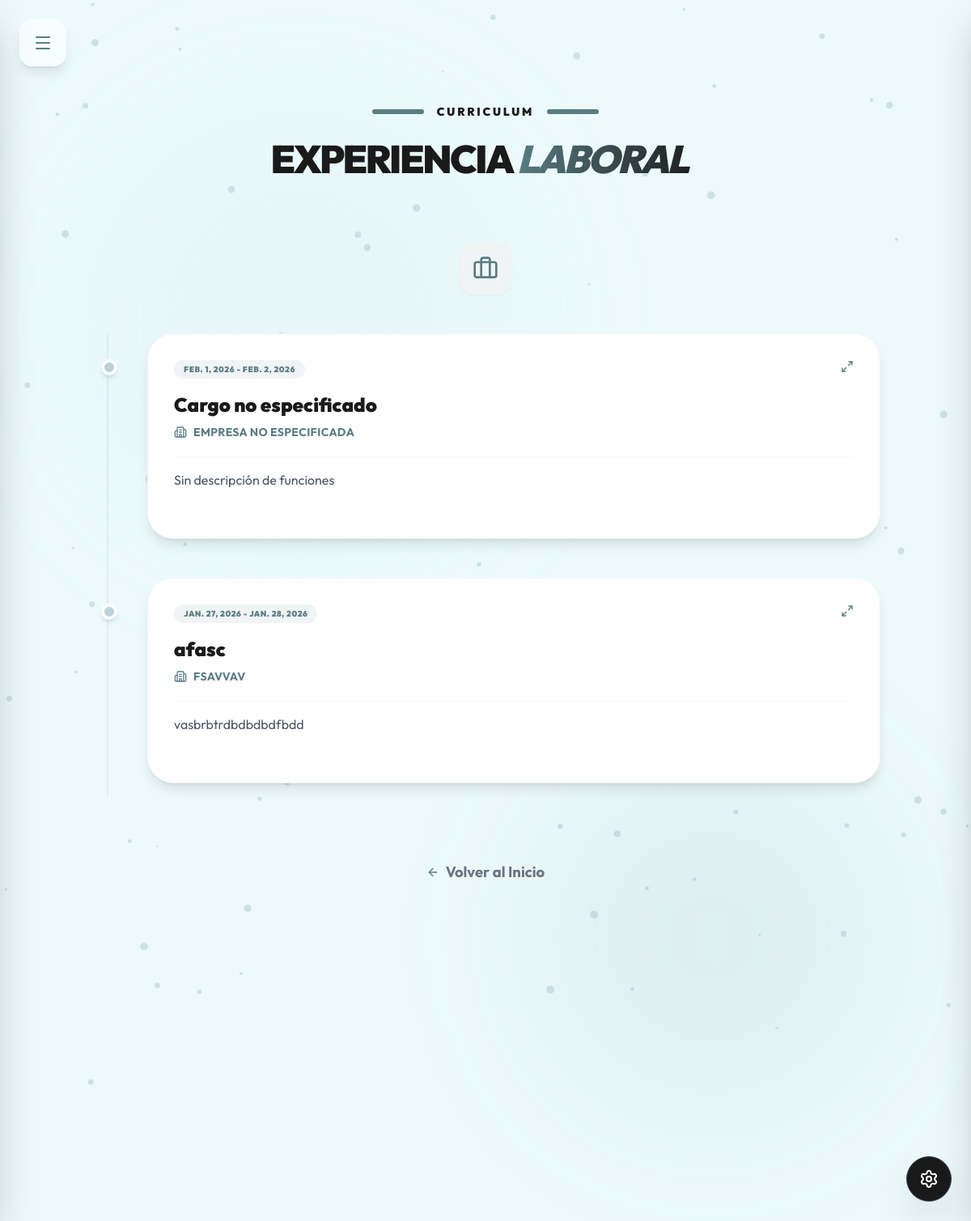
The page /experiencia/ on the database its author committed.
### curriculum/models.py (models this page shows, shortened)
class ExperienciaLaboral(models.Model):
    cargo = models.CharField(max_length=150, default="Cargo no especificado")
    empresa = models.CharField(max_length=150, default="Empresa no especificada")
    fecha_inicio = models.DateField(default=timezone.now)
    fecha_fin = models.DateField(null=True, blank=True, help_text="Dejar en blanco si es el trabajo actual")
    descripcion = models.TextField(default="Sin descripción de funciones")
    ubicacion = models.CharField(max_length=100, default="Ubicación no especificada")
    email_empresa = models.EmailField(max_length=100, null=True, blank=True, verbose_name="Email Empresa")
    sitio_web_empresa = models.URLField(max_length=100, null=True, blank=True, verbose_name="Sitio Web")
    nombre_contacto = models.CharField(max_length=100, null=True, blank=True, verbose_name="Nombre Contacto")
    telefono_contacto = models.CharField(max_length=60, null=True, blank=True, verbose_name="Teléfono Contacto")
    visible = models.BooleanField(default=True, verbose_name="Mostrar en CV")
    certificado = models.FileField(
        upload_to='experiencia/certificados/',
        null=True,
        blank=True,
        validators=[FileExtensionValidator(allowed_extensions=['pdf'])],
        verbose_name="Certificado Laboral (PDF)"
    )
    class Meta:
        verbose_name_plural = "Experiencias Laborales"
        ordering = ['-fecha_inicio']

### curriculum/views.py (the view)
# urls.py: path('experiencia/', views.experiencia, name='experiencia'),
def experiencia(request):
    return render(request, 'curriculum/experiencia.html', {'perfil': DatosPersonales.objects.first(), 'experiencias': ExperienciaLaboral.objects.all()})

### curriculum/templates/curriculum/experiencia.html (shortened to what this page needs)
{% extends 'curriculum/base.html' %}
{% load static %}
{% block content %}
<div class="min-h-screen py-20 relative z-10">
    <div class="fixed top-0 left-0 w-full h-full overflow-hidden -z-10 pointer-events-none">
        <div class="absolute top-[10%] left-[10%] w-[500px] h-[500px] bg-[#BBD2D6]/10 blur-[100px] rounded-full"></div>
        <div class="absolute bottom-[10%] right-[10%] w-[400px] h-[400px] bg-[#5A7D84]/10 blur-[100px] rounded-full"></div>
    </div>
    <div class="max-w-5xl mx-auto px-6">
        <div class="text-center mb-20 fade-in">
            <div class="flex items-center justify-center gap-4 mb-6">
                <div class="h-1.5 w-16 bg-[#BBD2D6] rounded-full"></div>
                <span class="text-gray-400 font-black tracking-[0.2em] text-sm uppercase">Curriculum</span>
                <div class="h-1.5 w-16 bg-[#BBD2D6] rounded-full"></div>
            </div>
            <h1 class="text-4xl md:text-5xl font-black text-[#1a1a1a] mb-6 tracking-tighter">
                EXPERIENCIA <span class="text-transparent bg-clip-text bg-gradient-to-r from-[#5A7D84] to-[#1a1a1a] italic pr-4">LABORAL</span>
            </h1>
        </div>
        <div class="mb-12">
            <div class="flex justify-center mb-12">
                <span class="w-16 h-16 rounded-2xl bg-[#F0F4F5] flex items-center justify-center text-[#5A7D84] shadow-sm">
                    <i data-lucide="briefcase" class="w-8 h-8"></i>
                </span>
            </div>
            <div class="relative border-l-2 border-[#BBD2D6]/30 ml-3 md:ml-5 space-y-12 pb-4">
                {% for exp in experiencias %}
                <div class="relative pl-8 md:pl-12 group">
                    <div class="absolute -left-[9px] top-8 w-5 h-5 rounded-full border-4 border-white bg-[#BBD2D6] group-hover:bg-[#5A7D84] group-hover:scale-125 transition-all duration-300 shadow-md z-10"></div>
                    <div onclick="openModal('modal-exp-{{ forloop.counter }}')"
                         class="bg-white p-8 rounded-[2rem] shadow-lg border border-gray-100 hover:shadow-xl transition-all duration-500 hover:-translate-y-1 relative cursor-pointer group-hover:border-[#BBD2D6]/50">
                        <div class="flex justify-between items-start mb-4">
                            <span class="inline-block px-3 py-1 bg-[#F0F4F5] text-[#5A7D84] text-[10px] font-black rounded-full uppercase tracking-wider">
                                {{ exp.fecha_inicio }} - {{ exp.fecha_fin }}
                            </span>
                            <i data-lucide="maximize-2" class="w-4 h-4 text-gray-300 group-hover:text-[#5A7D84] transition-colors"></i>
                        </div>
                        <h3 class="text-xl md:text-2xl font-black text-[#1a1a1a] mb-2 leading-tight">{{ exp.cargo }}</h3>
                        <p class="text-[#5A7D84] font-bold text-sm uppercase tracking-wide mb-5 flex items-center gap-2">
                            <i data-lucide="building-2" class="w-4 h-4"></i> {{ exp.empresa }}
                        </p>
                        <p class="text-gray-600 leading-relaxed text-sm md:text-base border-t border-gray-50 pt-4 line-clamp-3">
                            {{ exp.descripcion|truncatewords:30 }}
                        </p>
                    </div>
                    </div>
                {% endfor %}
            </div>
        </div>
        <div class="mt-20 text-center">
            <a href="{% url 'inicio' %}" class="inline-flex items-center gap-2 text-gray-500 hover:text-[#5A7D84] font-bold transition-colors">
                <i data-lucide="arrow-left" class="w-4 h-4"></i> Volver al Inicio
            </a>
        </div>
    </div>
</div>
{% endblock %}

### curriculum/templates/curriculum/base.html (style rules this page uses)
:root { --primary-color: #5A7D84; --secondary-color: #BBD2D6; --bg-color: rgb(236, 250, 252); --icon-color: #5A7D84; --gradient-start: #5A7D84; --gradient-end: #1a1a1a; --sidebar-bg: rgba(187, 210, 214, 0.98); --card-titles-color: #1a1a1a; --card-bg: #ffffff; --card-shadow: 0 10px 15px -3px rgb(0 0 0 / 0.1), 0 4px 6px -4px rgb(0 0 0 / 0.1); --card-border-width: 1px; }
body { font-family: 'Outfit', sans-serif; background-color: var(--bg-color); color: #1a1a1a; margin: 0; font-size: 115%; transition: background-color 0.5s ease; }
.fade-in { animation: fadeIn 0.8s ease-out forwards; }
main .bg-white h3 { color: var(--card-titles-color) !important; }
main span.tracking-\[0\.2em\].uppercase { color: var(--card-titles-color) !important; }
main div.h-2.w-24.bg-\[\#BBD2D6\], main div.h-1\.5.w-16.bg-\[\#BBD2D6\] { background-color: var(--primary-color) !important; }
.text-\[\#5A7D84\] { color: var(--primary-color) !important; }
.bg-\[\#BBD2D6\] { background-color: var(--secondary-color) !important; }
.bg-gradient-to-r { background-image: linear-gradient(to right, var(--gradient-start), var(--gradient-end)) !important; }
body:not(.rgb-icons) svg.lucide { stroke: var(--icon-color) !important; transition: all 0.3s ease; }

### rows shown on the page
ExperienciaLaboral: fecha_inicio "FEB. 1, 2026", fecha_fin "FEB. 2, 2026", cargo "Cargo no especificado", empresa "EMPRESA NO ESPECIFICADA", descripcion "Sin descripción de funciones"
ExperienciaLaboral: fecha_inicio "JAN. 27, 2026", fecha_fin "JAN. 28, 2026", cargo "afasc", empresa "FSAVVAV", descripcion "vasbrbtrdbdbdbdfbdd"
